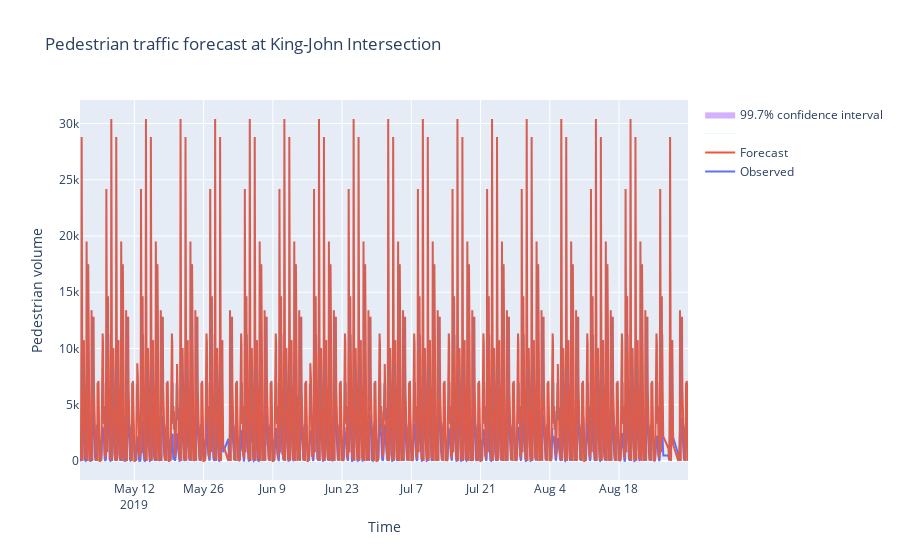

Notebook cell for this chart:
### Code cell
# Validation

filename = 'gprPedsMdl.sav'
gprPedsMdl = pickle.load(open(filename, 'rb'))

Peds = Pedestrians[13]

Peds = Peds.dropna()

X = Peds[['Hour','DayOfWeek','isHoliday']]

lat = Locations.iloc[13, 0]; lng = Locations.iloc[13, 1]

X['lat']= lat*np.ones([len(X),1]);
X['lng']= lng*np.ones([len(X),1]);

xTest = pedsScaler.transform(X)

xTest = X

yTest = Peds['volume']

yPred, yStd = gprPedsMdl.predict(xTest, return_std=True)
yPred = yPred.astype('int'); yPred[yPred<0]=0

yPred = pd.DataFrame(yPred, columns =['forecast']); yPred.index = X.index;
yPred = yPred['forecast']

print(yPred)

yLow = yPred - 3*yStd; yLow = yLow.astype('int'); yLow[yLow<0]=0
yHigh = yPred + 3*yStd; yHigh = yHigh.astype('int');

fig = go.Figure()
fig.add_trace(go.Scatter(x=X.index, y=yTest, name= 'Observed'))
fig.add_trace(go.Scatter(x=X.index, y=yPred, name= 'Forecast'))
fig.add_trace(go.Scatter(x=X.index, y=yLow, 
                        mode='lines',
                        line=dict(width=0.1),
                        name=''))
fig.add_trace(go.Scatter(x=X.index, y=yHigh, fill = 'tonexty', 
                        mode='lines',
                        line=dict(width=0.1),
                        name='99.7% confidence interval'))
fig.update_xaxes(title_text='Time')
fig.update_yaxes(title_text='Pedestrian volume')
fig.update_layout(title_text = 'Pedestrian traffic forecast at King-John Intersection')
fig.show()

print('RMSE: '+str(np.sqrt(np.mean((yPred.values-yTest.values)**2))))
print('R_Squared: '+str(gprMdl.score(xTest,yTest)))

### Figure 1 — Plotly figure (JSON) as saved in the notebook; plotly's stock layout.template omitted (floating-point values rounded to 4 significant figures; data arrays with more than 128 entries replaced by an {"elided": "..."} marker saying what was removed)
{"data": [{"name": "Observed", "type": "scatter", "x": {"elided": "2878 str values"}, "y": {"elided": "2878 int values"}}, {"name": "Forecast", "type": "scatter", "x": {"elided": "2878 str values"}, "y": {"elided": "2878 int values"}}, {"line": {"width": 0.1}, "mode": "lines", "name": "", "type": "scatter", "x": {"elided": "2878 str values"}, "y": {"elided": "2878 int values"}}, {"fill": "tonexty", "line": {"width": 0.1}, "mode": "lines", "name": "99.7% confidence interval", "type": "scatter", "x": {"elided": "2878 str values"}, "y": {"elided": "2878 int values"}}], "layout": {"title": {"text": "Pedestrian traffic forecast at King-John Intersection"}, "xaxis": {"title": {"text": "Time"}}, "yaxis": {"title": {"text": "Pedestrian volume"}}}}
